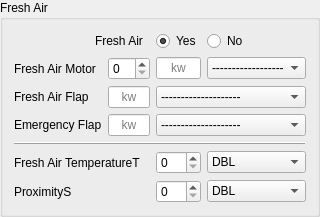
          <widget class="QGroupBox" name="groupBox_4">
           <property name="minimumSize">
            <size>
             <width>320</width>
             <height>0</height>
            </size>
           </property>
           <property name="maximumSize">
            <size>
             <width>320</width>
             <height>16777215</height>
            </size>
           </property>
           <property name="title">
            <string>Fresh Air</string>
           </property>
           <layout class="QGridLayout" name="gridLayout_6">
            <item row="4" column="0" colspan="5">
             <widget class="QFrame" name="frame_6">
              <property name="styleSheet">
               <string notr="true"/>
              </property>
              <property name="frameShape">
               <enum>QFrame::HLine</enum>
              </property>
              <property name="frameShadow">
               <enum>QFrame::Raised</enum>
              </property>
             </widget>
            </item>
            <item row="0" column="4">
             <widget class="QRadioButton" name="freshair_radiobtn_no">
              <property name="text">
               <string>No</string>
              </property>
              <property name="checked">
               <bool>false</bool>
              </property>
             </widget>
            </item>
            <item row="0" column="1" colspan="2">
             <widget class="QLabel" name="label_48">
              <property name="styleSheet">
               <string notr="true"/>
              </property>
              <property name="text">
               <string>Fresh Air</string>
              </property>
             </widget>
            </item>
            <item row="0" column="3">
             <widget class="QRadioButton" name="freshair_radiobtn_yes">
              <property name="text">
               <string>Yes</string>
              </property>
              <property name="checked">
               <bool>true</bool>
              </property>
             </widget>
            </item>
            <item row="1" column="0" colspan="2">
             <widget class="QLabel" name="label_49">
              <property name="styleSheet">
               <string notr="true"/>
              </property>
              <property name="text">
               <string>Fresh Air Motor</string>
              </property>
             </widget>
            </item>
            <item row="1" column="2">
             <widget class="QSpinBox" name="freshair_motor_qty">
              <property name="minimum">
               <number>0</number>
              </property>
              <property name="value">
               <number>0</number>
              </property>
              <property name="displayIntegerBase">
               <number>10</number>
              </property>
             </widget>
            </item>
            <item row="3" column="0" colspan="2">
             <widget class="QLabel" name="label_50">
              <property name="styleSheet">
               <string notr="true"/>
              </property>
              <property name="text">
               <string>Emergency Flap</string>
              </property>
             </widget>
            </item>
            <item row="6" column="0">
             <widget class="QLabel" name="label_53">
              <property name="styleSheet">
               <string notr="true"/>
              </property>
              <property name="text">
               <string>ProximityS</string>
              </property>
             </widget>
            </item>
            <item row="6" column="4">
             <widget class="QComboBox" name="freshair_zs_brand">
              <item>
               <property name="text">
                <string>DBL</string>
               </property>
              </item>
              <item>
               <property name="text">
                <string>Danfoss</string>
               </property>
              </item>
             </widget>
            </item>
            <item row="6" column="3">
             <widget class="QSpinBox" name="freshair_zs_qty">
              <property name="minimum">
               <number>0</number>
              </property>
              <property name="value">
               <number>0</number>
              </property>
              <property name="displayIntegerBase">
               <number>10</number>
              </property>
             </widget>
            </item>
            <item row="5" column="3">
             <widget class="QSpinBox" name="freshair_tt_qty">
              <property name="minimum">
               <number>0</number>
              </property>
              <property name="value">
               <number>0</number>
              </property>
              <property name="displayIntegerBase">
               <number>10</number>
              </property>
             </widget>
            </item>
            <item row="3" column="2">
             <widget class="QLineEdit" name="emergency_flap_kw">
              <property name="alignment">
               <set>Qt::AlignCenter</set>
              </property>
              <property name="placeholderText">
               <string>kw</string>
              </property>
             </widget>
            </item>
            <item row="3" column="3" colspan="2">
             <widget class="QComboBox" name="emergency_flap_model">
              <item>
               <property name="text">
                <string>--------------------</string>
               </property>
              </item>
              <item>
               <property name="text">
                <string>Pneumatic</string>
               </property>
              </item>
              <item>
               <property name="text">
                <string>Motorized On/Off</string>
               </property>
              </item>
              <item>
               <property name="text">
                <string>Motorized Gradual </string>
               </property>
              </item>
             </widget>
            </item>
            <item row="2" column="2">
             <widget class="QLineEdit" name="freshair_flap_kw">
              <property name="alignment">
               <set>Qt::AlignCenter</set>
              </property>
              <property name="placeholderText">
               <string>kw</string>
              </property>
             </widget>
            </item>
            <item row="5" column="0" colspan="3">
             <widget class="QLabel" name="label_52">
              <property name="styleSheet">
               <string notr="true"/>
              </property>
              <property name="text">
               <string>Fresh Air TemperatureT</string>
              </property>
             </widget>
            </item>
            <item row="2" column="0">
             <widget class="QLabel" name="label_60">
              <property name="styleSheet">
               <string notr="true"/>
              </property>
              <property name="text">
               <string>Fresh Air Flap</string>
              </property>
             </widget>
            </item>
            <item row="2" column="3" colspan="2">
             <widget class="QComboBox" name="freshair_flap_model">
              <item>
               <property name="text">
                <string>--------------------</string>
               </property>
              </item>
              <item>
               <property name="text">
                <string>Pneumatic</string>
               </property>
              </item>
              <item>
               <property name="text">
                <string>Motorized On/Off</string>
               </property>
              </item>
              <item>
               <property name="text">
                <string>Motorized Gradual </string>
               </property>
              </item>
             </widget>
            </item>
            <item row="1" column="4">
             <widget class="QComboBox" name="freshair_motor_start_type">
              <item>
               <property name="text">
                <string>--------------------</string>
               </property>
              </item>
              <item>
               <property name="text">
                <string>Delta/Star</string>
               </property>
              </item>
              <item>
               <property name="text">
                <string>VFD</string>
               </property>
              </item>
              <item>
               <property name="text">
                <string>Direct</string>
               </property>
              </item>
             </widget>
            </item>
            <item row="1" column="3">
             <widget class="QLineEdit" name="freshair_motor_kw">
              <property name="alignment">
               <set>Qt::AlignCenter</set>
              </property>
              <property name="placeholderText">
               <string>kw</string>
              </property>
             </widget>
            </item>
            <item row="5" column="4">
             <widget class="QComboBox" name="freshair_tt_brand">
              <item>
               <property name="text">
                <string>DBL</string>
               </property>
              </item>
              <item>
               <property name="text">
                <string>Danfoss</string>
               </property>
              </item>
             </widget>
            </item>
           </layout>
          </widget>
